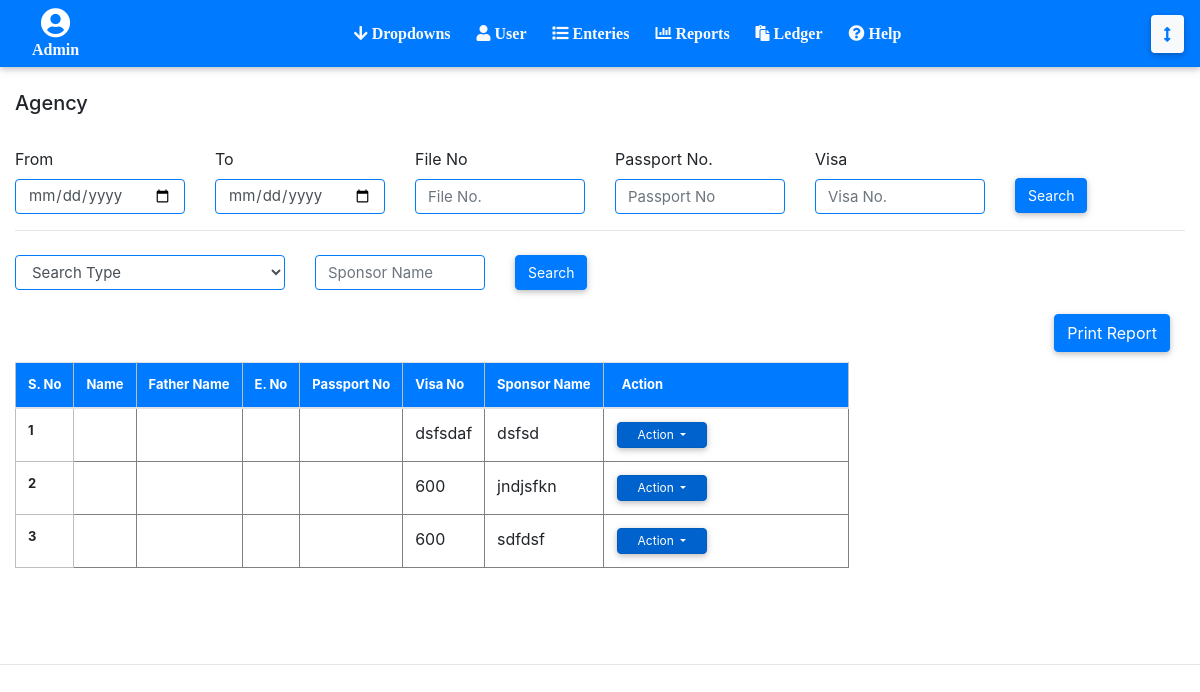
Before: /regent2/Regent-Reporrts.php with the older database file.
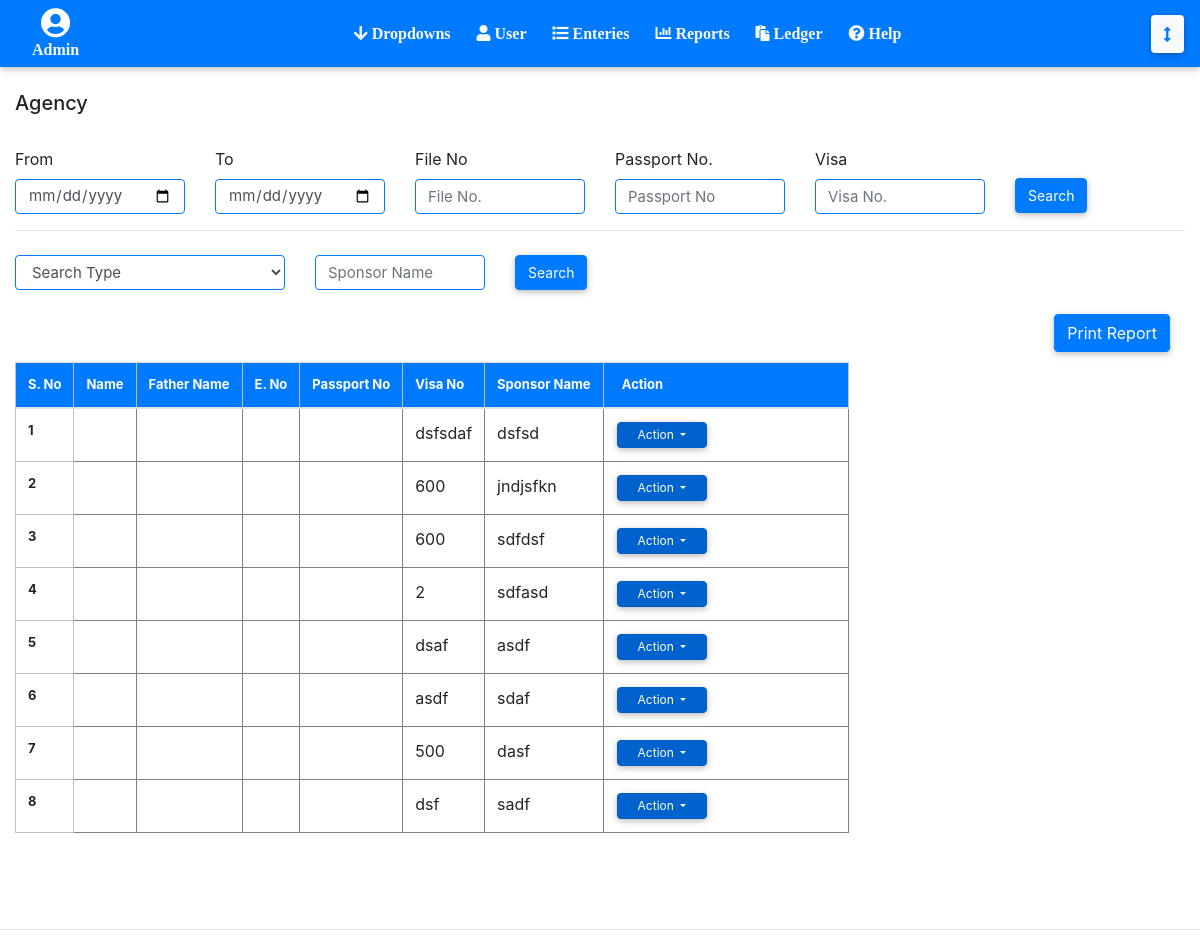
After: the same page with the newer database file.
### tables this page shows
CREATE TABLE `regents` (
  `regent_id` int(6) UNSIGNED NOT NULL,
  `user_id` int(11) NOT NULL,
  `visa_date` varchar(255) NOT NULL,
  `visa_file_no` varchar(255) NOT NULL,
  `visa_embassy_id` int(11) NOT NULL,
  `visa_quantity_no` float NOT NULL,
  `visa_sponsor_name` varchar(255) NOT NULL,
  `visa_permission_status_id` int(11) NOT NULL,
  `visa_profession_id` int(11) NOT NULL,
  `visa_contact_pak` varchar(30) NOT NULL,
  `visa_contact_saudia` varchar(30) NOT NULL,
  `visa_reg_date` varchar(30) NOT NULL,
  `visa_reg_no` varchar(255) DEFAULT NULL,
  `visa_no` varchar(255) NOT NULL,
  `visa_sponsor_address` text NOT NULL,
  `visa_co_agent_pak_id` int(11) NOT NULL,
  `visa_status_id` int(11) NOT NULL,
  `visa_price` double NOT NULL,
  `visa_sponsor_id` varchar(30) NOT NULL,
  `visa_date2` varchar(30) NOT NULL,
  `visa_agent_from_saudia_id` int(11) NOT NULL,
  `visa_remarks` text NOT NULL,
  `passenger_name` varchar(30) DEFAULT NULL,
  `passenger_name_urdu` varchar(30) DEFAULT NULL,
  `passenger_national_identity_no` varchar(30) DEFAULT NULL,
  `passenger_district_id` int(11) DEFAULT NULL,
  `passenger_father_name` varchar(30) DEFAULT NULL,
  `passenger_father_name_urdu` varchar(30) DEFAULT NULL,
  `passenger_medical_center_id` int(11) DEFAULT NULL,
  `passenger_qualification` varchar(30) DEFAULT NULL,
  `passenger_eno` varchar(30) DEFAULT NULL,
  `passenger_dob` varchar(30) DEFAULT NULL,
  `passenger_place_of_issue_id` int(11) DEFAULT NULL,
  `passenger_address` text DEFAULT NULL,
  `passenger_passport_no` varchar(30) DEFAULT NULL,
  `passenger_date_of_issue` varchar(30) DEFAULT NULL,
  `passenger_medical_status_id` int(11) DEFAULT NULL,
  `passenger_date_of_expiry` varchar(30) DEFAULT NULL,
  `passenger_place_of_birth_id` int(11) DEFAULT NULL,
  `passenger_country` varchar(30) DEFAULT NULL,
  `passenger_submit_date` varchar(30) DEFAULT NULL,
  `agreements_contract` varchar(30) DEFAULT NULL,
  `agreements_salary` double DEFAULT NULL,
  `agreements_permission_number` varchar(30) DEFAULT NULL,
  `agreements_permission_date` varchar(30) DEFAULT NULL,
  `nominee_full_name` varchar(30) DEFAULT NULL,
  `nominee_age` int(11) DEFAULT NULL,
  `nominee_relation` varchar(30) DEFAULT NULL,
  `nominee_cnic` varchar(30) DEFAULT NULL,
  `nominee_address` text DEFAULT NULL,
  `current_date_submission` varchar(255) DEFAULT NULL,
  `type` varchar(20) DEFAULT NULL
);

### regent2/Regent-Reporrts.php (the view, shortened to what this page needs)
<?php
include('connect.php');
include('header.php');
?>
<section class="container-fluid">
    <h5>Agency</h5>
    <br>
	<section class="row" style="align-items: center;">
		<section class="col-md-2">
			<span >From</span>
			<input type="date" class="form-control input-box" placeholder="Name" />
		</section>
		<section class="col-md-2">
			<span >To</span>
			<input type="date" class="form-control input-box" placeholder="Name" />
		</section>
		<section class="col-md-2">
			<span >File No</span>
			<input type="text" class="form-control input-box" placeholder="File No." />
		</section>
		<section class="col-md-2">
			<span >Passport No.</span>
			<input type="text" class="form-control input-box" placeholder="Passport No" />
		</section>
		<section class="col-md-2">
			<span >Visa</span>
			<input type="text" class="form-control input-box" placeholder="Visa No." />
		</section>
		<section class="col-md-2">
			<input type="button" class="btn-primary btn " style="position: relative; top: 15px; height: 35px; font-size: 14px;" value="Search" />
		</section>
	</section>
<hr>
<section class="row" style="align-items: center;">
	<section class="col-xl-3">
		<select class="form-control input-box" id="exampleFormControlSelect1">
			<option>Search Type</option>
		  </select>
	</section>
	<section class="col-md-2">
		<input type="text" class="form-control input-box" placeholder="Sponsor Name" />
	</section>
	<section class="col-md-2">
		<input type="button" class="btn-primary btn " style="position: relative; top: 4px; height: 35px; font-size: 14px;" value="Search" />
	</section>
</section>
	<br>
	<section class="container-fluid">
		<input type="button" class="btn-primary btn float-right " value="Print Report" />
	</section>
	<br><br>
            <table class="table table-responsive m-auto " style="padding-bottom: 80px;">
                <thead>
                    <tr>
                      	<th scope="col">S. No</th>
						<th scope="col">Name</th>
						<th scope="col">Father Name</th>
						<th scope="col">E. No</th>
						<th scope="col">Passport No</th>
						<th scope="col">Visa No</th>
						<th scope="col">Sponsor Name</th>
                      <th scope="col" ><span class="text-primary">_</span>Action<span class="text-primary">____________________________</span></th>
                    </tr>
                </thead>
                <tbody>
                	<?php
            		$query = mysqli_query($con, "select * from regents");
        			$count = 1;
                	while ($row = mysqli_fetch_array($query)) {
                		?>
							<tr>
								<th scope="row"><?php echo $count ?></th>
								<td><?php echo $row['passenger_name'] ?></td>
								<td><?php echo $row['passenger_father_name'] ?></td>
								<td><?php echo $row['passenger_eno'] ?></td>
								<td><?php echo $row['passenger_passport_no'] ?></td>
								<td><?php echo $row['visa_no'] ?></td>
								<td><?php echo $row['visa_sponsor_name'] ?></td>
						   		<td>
									<div class="dropdown show">
										<a class="btn btn-primary dropdown-toggle"  style="font-size: 12px !important; color: white; padding: 3px; margin: 1px; padding-left: 20px !important; padding-right: 20px !important;" href="#" role="button" id="dropdownMenuLink" data-toggle="dropdown" aria-haspopup="true" aria-expanded="false">
										  Action
										</a>
									</div>
				        			</td>
							</tr>
                		<?php
                		$count++;
                	}
                	?>
        		</tbody>
            </table>
</section>
<hr>
</body>
</html>

Changed rows visible on the page:
added regents: visa_no "2", visa_sponsor_name "sdfasd"
added regents: visa_no "dsaf", visa_sponsor_name "asdf"
added regents: visa_no "asdf", visa_sponsor_name "sdaf"
added regents: visa_no "500", visa_sponsor_name "dasf"
added regents: visa_no "dsf", visa_sponsor_name "sadf"
